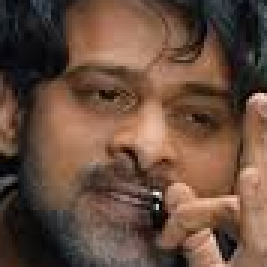
#> input picture After Running Dataset/prabhas/prabhas1.png, 89 x 89 px, given in place of prabhas1.jpg, which was not available (shown 3 times larger)
$ jupyter execute --allow-errors celebrity_classifier.ipynb   (shell and % lines are left out)
#> lines starting #> are read from the running program, lines starting #| are printed output that depends on the picture; after the words box and inside, x2 and y2 are one past the last pixel; in counts of white or black regions, pixels touching at a corner belong together; pictures that were not available may be replaced by others from this repository, and a replacement may not be noted
[cell 1]
import numpy as np
import cv2
import matplotlib
from matplotlib import pyplot as plt

[cell 2]
img = cv2.imread('C:/Users/sudhe/OneDrive/Desktop/Internship Project/test_images/prabhas1.jpg')
#> img is the input picture: shape (89, 89, 3); mean B, G, R 61.8, 76.9, 103.8
img.shape
#> Out = (89, 89, 3)

[cell 3]
plt.imshow(img)

[cell 4]
gray = cv2.cvtColor(img, cv2.COLOR_BGR2GRAY)
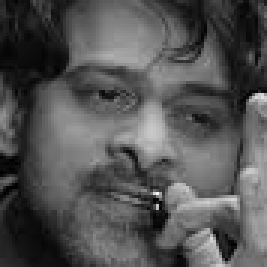
#> gray: shape (89, 89) (shown 3 times larger); min 0, max 245, mean 83.2
gray.shape
#> Out = (89, 89)

[cell 5]
gray

[cell 6]
plt.imshow(gray, cmap='gray')

[cell 7]
face_cascade = cv2.CascadeClassifier('C:/Users/sudhe/OneDrive/Desktop/Internship Project/opencv/haarcascades/haarcascade_frontalface_default.xml')
eye_cascade = cv2.CascadeClassifier('C:/Users/sudhe/OneDrive/Desktop/Internship Project/opencv/haarcascades/haarcascade_eye.xml')

faces = face_cascade.detectMultiScale(gray, 1.3, 5)
#> faces = [[5, 6, 72, 72]]
faces
#> Out = [[5, 6, 72, 72]]

[cell 8]
(x,y,w,h) = faces[0]
#> x = 5; y = 6; w = 72; h = 72
x,y,w,h
#> Out = (5, 6, 72, 72)

[cell 9]
face_img = cv2.rectangle(img,(x,y),(x+w,y+h),(255,0,0),2)
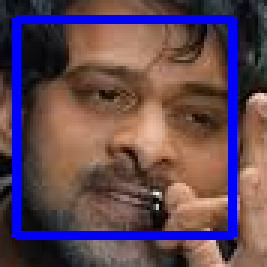
#> face_img: shape (89, 89, 3) (shown 3 times larger); mean B, G, R 84.6, 71, 96

[cell 10]
plt.imshow(face_img)

[cell 11]
cv2.destroyAllWindows()
for (x,y,w,h) in faces:
    face_img = cv2.rectangle(img,(x,y),(x+w,y+h),(255,0,0),2)
    roi_gray = gray[y:y+h, x:x+w]
    roi_color = face_img[y:y+h, x:x+w]
    eyes = eye_cascade.detectMultiScale(roi_gray)
    for (ex,ey,ew,eh) in eyes:
        cv2.rectangle(roi_color,(ex,ey),(ex+ew,ey+eh),(0,255,0),2)
#> this loop made 1 pass
#> (x, y, w, h, eyes) on pass 1: (5, 6, 72, 72, [[19, 14, 24, 24], [50, 23, 20, 20]])
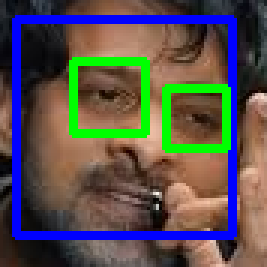
#> img: shape (89, 89, 3) (shown 3 times larger); 6.56% of pixels changed, all inside (x1, y1, x2, y2) = (23, 19, 77, 51)
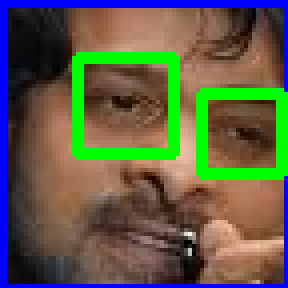
#> roi_color: shape (72, 72, 3) (shown 4 times larger); mean B, G, R 72.9, 93.5, 94


plt.figure()
plt.imshow(face_img, cmap='gray')
plt.show()

[cell 12]
plt.imshow(roi_color, cmap='gray')

[cell 13]
cropped_img = np.array(roi_color)
cropped_img.shape
#> Out = (72, 72, 3)

[cell 14]
import numpy as np
import pywt
import cv2

def w2d(img, mode='haar', level=1):
#> called with mode = 'db1', level = 5
    imArray = img
    #Datatype conversions
    #convert to grayscale
    imArray = cv2.cvtColor( imArray,cv2.COLOR_RGB2GRAY )
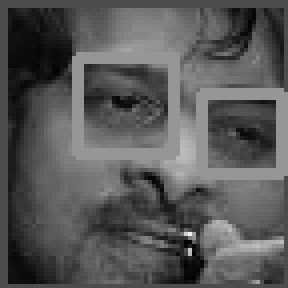
#> imArray: shape (72, 72) (shown 4 times larger); min 0, max 241, mean 87.4
    #convert to float
    imArray =  np.float32(imArray)
    imArray /= 255;
    # compute coefficients
    coeffs=pywt.wavedec2(imArray, mode, level=level)
#> coeffs = 6 items

    #Process Coefficients
    coeffs_H=list(coeffs)
#> coeffs_H = 6 items
    coeffs_H[0] *= 0;

    # reconstruction
    imArray_H=pywt.waverec2(coeffs_H, mode);
    imArray_H *= 255;
    imArray_H =  np.uint8(imArray_H)
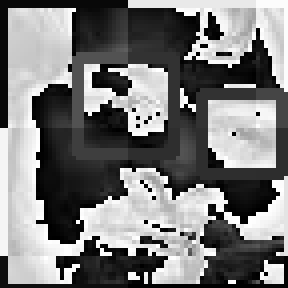
#> imArray_H: shape (72, 72) (shown 4 times larger); min 0, max 255, mean 121.4

    return imArray_H

[cell 15]
im_har = w2d(cropped_img,'db1',5)
plt.imshow(im_har, cmap='gray')

[cell 16]
def get_cropped_image_if_2_eyes(image_path):
    img = cv2.imread(image_path)
    gray = cv2.cvtColor(img, cv2.COLOR_BGR2GRAY)
    faces = face_cascade.detectMultiScale(gray, 1.3, 5)
#> faces = [[5, 6, 72, 72]]
    for (x,y,w,h) in faces:
        roi_gray = gray[y:y+h, x:x+w]
        roi_color = img[y:y+h, x:x+w]
        eyes = eye_cascade.detectMultiScale(roi_gray)
        if len(eyes) >= 2:
            return roi_color

[cell 17]
original_image = cv2.imread('C:/Users/sudhe/OneDrive/Desktop/Internship Project/test_images/prabhas1.jpg')
plt.imshow(original_image)

[cell 18]
cropped_image = get_cropped_image_if_2_eyes('C:/Users/sudhe/OneDrive/Desktop/Internship Project/test_images/prabhas1.jpg')
plt.imshow(cropped_image)

[cell 19]
org_image_obstructed = cv2.imread('C:/Users/sudhe/OneDrive/Desktop/Internship Project/test_images/prabhas2.jpg')
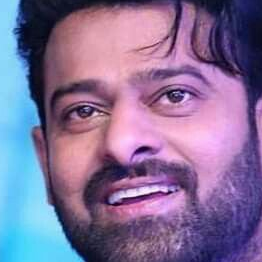
#> input picture After Running Dataset/prabhas/prabhas2.png, 262 x 262 px, given in place of prabhas2.jpg, which was not available
#> org_image_obstructed is the input picture: shape (262, 262, 3); mean B, G, R 152.4, 112.3, 131.4
plt.imshow(org_image_obstructed)

[cell 20]
cropped_image_no_2_eyes = get_cropped_image_if_2_eyes('C:/Users/sudhe/OneDrive/Desktop/Internship Project/test_images/prabhas2.jpg')
#> in get_cropped_image_if_2_eyes (call 2), `gray = cv2.cvtColor(img, cv2.COLOR_BGR2GRAY)`:
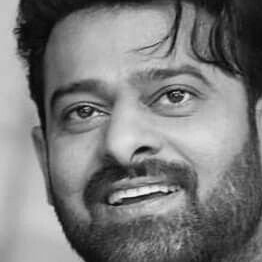
#> gray: shape (262, 262); min 5, max 246, mean 122.6
#> in get_cropped_image_if_2_eyes (call 2), `faces = face_cascade.detectMultiScale(gray, 1.3, 5)`: faces = [[19, 23, 217, 217]]
#> the loop in get_cropped_image_if_2_eyes, `for (x,y,w,h) in faces:` made 1 pass
#> (x, y, w, h, eyes) on pass 1: (19, 23, 217, 217, [[33, 61, 58, 58], [120, 45, 61, 61]])
#> pass 1, in get_cropped_image_if_2_eyes (call 2), `roi_gray = gray[y:y+h, x:x+w]`:
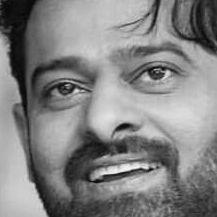
#> roi_gray: shape (217, 217); min 5, max 246, mean 130.4
#> pass 1, in get_cropped_image_if_2_eyes (call 2), `roi_color = img[y:y+h, x:x+w]`:
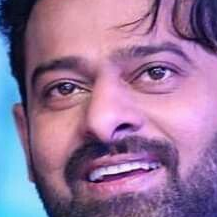
#> roi_color: shape (217, 217, 3); mean B, G, R 154, 115.9, 149.8
cropped_image_no_2_eyes

[cell 21]
path_to_data = "C:/Users/sudhe/OneDrive/Desktop/Internship Project/model/dataset_images/"
path_to_cr_data = "C:/Users/sudhe/OneDrive/Desktop/Internship Project/model/dataset_images/cropped/"

[cell 22]
import os
img_dirs = []
#> (the rest of this cell did not finish here and is left out)

[cell 23]
img_dirs

[cell 24]
import shutil
if os.path.exists(path_to_cr_data):
     shutil.rmtree(path_to_cr_data)
os.mkdir(path_to_cr_data)

[cell 25]
cropped_image_dirs = []
celebrity_file_names_dict = {}
for img_dir in img_dirs:
    count = 1
    celebrity_name = img_dir.split('/')[-1]
    celebrity_file_names_dict[celebrity_name] = []
    for entry in os.scandir(img_dir):
        roi_color = get_cropped_image_if_2_eyes(entry.path)
        if roi_color is not None:
            cropped_folder = path_to_cr_data + celebrity_name
            if not os.path.exists(cropped_folder):
                os.makedirs(cropped_folder)
                cropped_image_dirs.append(cropped_folder)
                print("Generating cropped images in folder: ",cropped_folder)
            cropped_file_name = celebrity_name + str(count) + ".png"
            cropped_file_path = cropped_folder + "/" + cropped_file_name
            cv2.imwrite(cropped_file_path, roi_color)
            celebrity_file_names_dict[celebrity_name].append(cropped_file_path)
            count += 1

[cell 26]
celebrity_file_names_dict = {}
for img_dir in cropped_image_dirs:
    celebrity_name = img_dir.split('/')[-1]
    file_list = []
    for entry in os.scandir(img_dir):
        file_list.append(entry.path)
    celebrity_file_names_dict[celebrity_name] = file_list
celebrity_file_names_dict

[cell 27]
class_dict = {}
count = 0
for celebrity_name in celebrity_file_names_dict.keys():
    class_dict[celebrity_name] = count
    count = count + 1
class_dict
